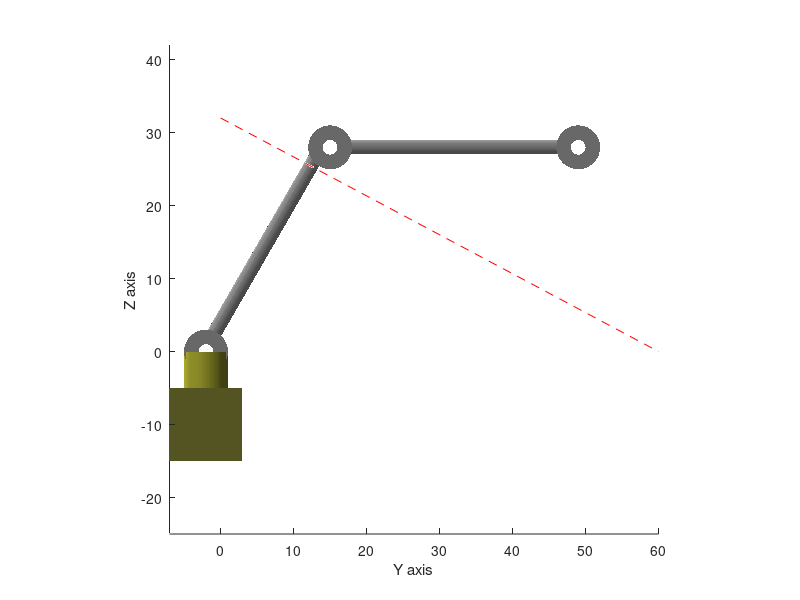

MATLAB code for this plot:
clear
clc
close all

ln = 30;
[xx yy zz] = cylinder([1 1], 100);
zz(2,:) = ln;
[r, c] = size(xx);
img = zeros(r, c, 3);
img = img + 0.8;
ri = 1;
ro = 3;
t = 1;
v = [ri ro ro ri ri];
u = [t t -t -t t];
facets = 500;
[cxx tth] = meshgrid(u, linspace(0,2*pi, facets));
rr = meshgrid(v, 1:facets);
cyy = rr.*cos(tth);
czz = rr.*sin(tth);
[cr, cc] = size(cxx);
cimg = zeros(cr, cc, 3);
cimg = cimg + 0.8;
% rotate beam 60 about Y axis
th = -30;
N = r * c;
A = [cosd(th) -sind(th)
     sind(th) cosd(th)];
P1(1,:) = reshape(yy-2, 1, N);
P1(2,:) = reshape(zz, 1, N);
P2 = A * P1;
rxx = xx;
ryy = reshape(P2(1,:), r, c);
rzz = reshape(P2(2,:), r, c);
zoff = ln*cosd(30)+2;
br = 'A';
bl = 'B';
t = 'E';
dy = ln+4;
fryy = ln - ryy;
Pa = [10 0 32];
Pb = [-3, 60, 0];
plot3([Pa(1) Pb(1)],[Pa(2) Pb(2)],[Pa(3) Pb(3)], 'r--') 
hold on
for block = 1:3
    if(block == 1)
        surf(cxx, cyy-2, czz, cimg)                % plug A
        axis equal
%        axis off
        xlabel('X axis')
        ylabel('Y axis')
        zlabel('Z axis')
    elseif block == 2
        surf(xx, zz-ln/2-2, yy+ln-2, img) % line E-F
    end
    if block == 1
        surf(rxx, ryy, rzz, img)                   % line EA
    end
    if block ~= 3
        surf(cxx, cyy+ln/2, czz+zoff, cimg)         % plug E F
    end
    zz = zz + dy;
    ryy = ryy + dy;
    fryy = fryy + dy;
    cyy = cyy + dy;
    br = bl;
    bl = char(bl+1);
    t = char(t+1);
end
shading interp
material metal
N = 100;
% cylinder base
[xx yy zz] = cylinder([1 1], N);
xx = [zeros(1,N+1); xx; zeros(1,N+1)];
yy = [zeros(1,N+1); yy; zeros(1,N+1)];
zz = [zeros(1,N+1); zz; ones(1,N+1)];
[r c] = size(xx);
img = zeros(r, c, 3);
img(:,:,1) = 0.7;
img(:,:,2) = 0.7;
img(:,:,3) = 0.2;
surf(xx*3, yy*3-2, zz*5-5, img)
% cube
cxx = [ 0  0  0  0  0
      -1 -1  1  1 -1
      -1 -1  1  1 -1
       0  0  0  0  0] * 5;      
cyy = [ 0  0  0  0  0
       1 -1 -1  1  1
       1 -1 -1  1  1
       0  0  0  0  0] * 5;      
czz = [ 1  1  1  1  1
       1  1  1  1  1
      -1 -1 -1 -1 -1
      -1 -1 -1 -1 -1] * 5;      
[r c] = size(cxx);
cimg = zeros(r, c, 3);
cimg(:,:,1) = 0.5;
cimg(:,:,2) = 0.5;
cimg(:,:,3) = 0.2;
surf(cxx, cyy-2, czz-10, cimg)
shading interp
lightangle(-45, 45)
lightangle(45, 45)
view(90, 0)
